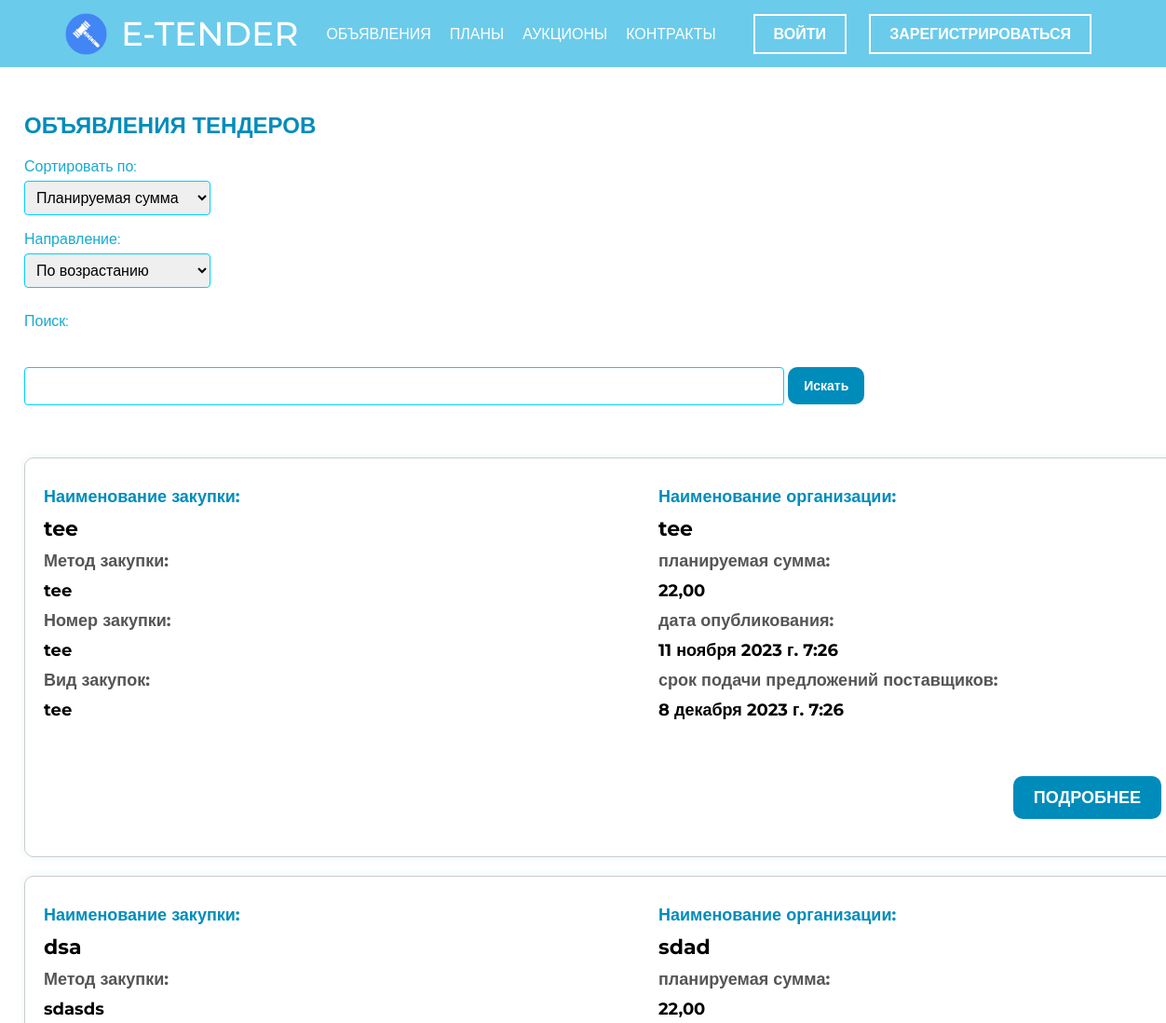
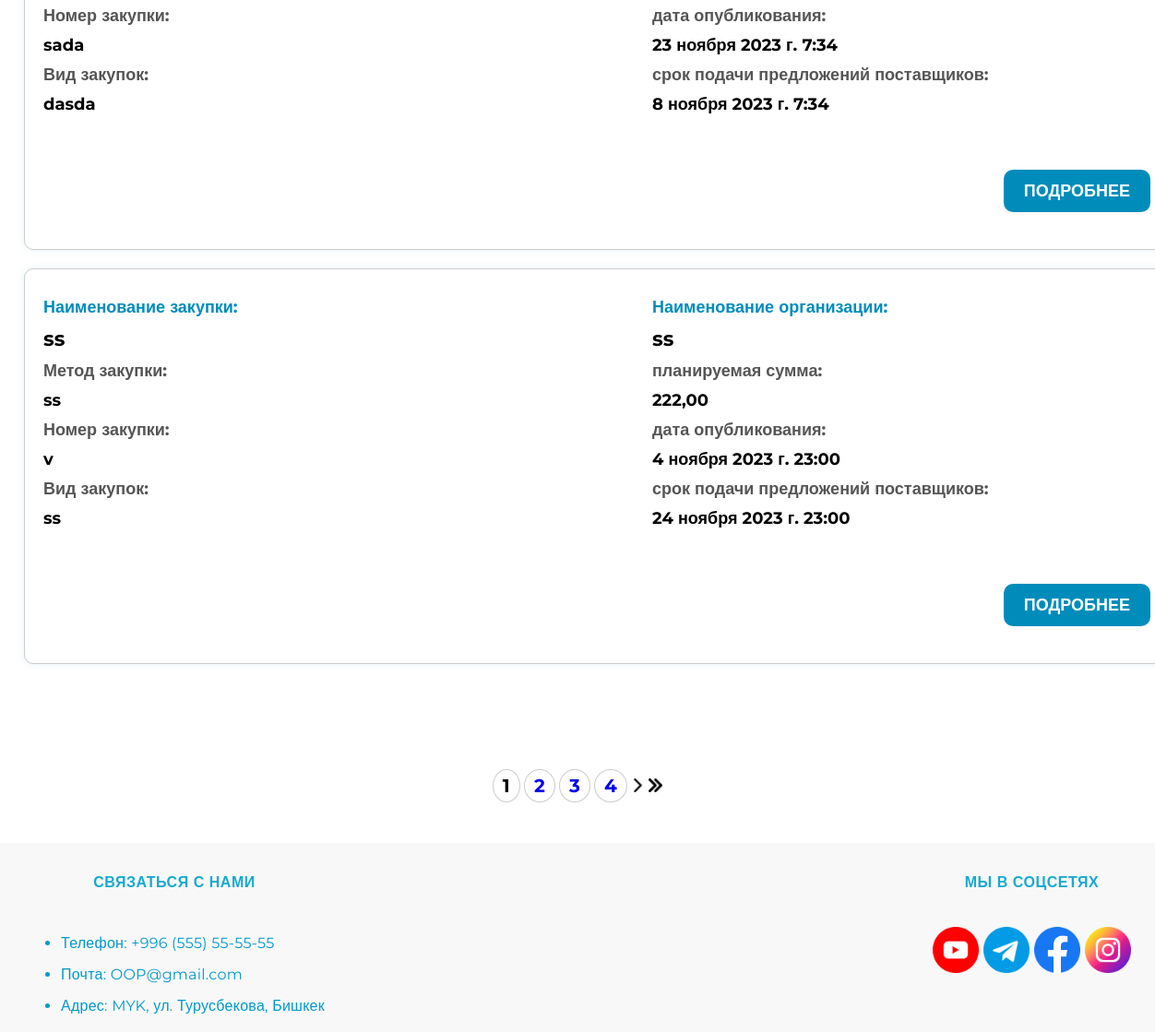
The page /ads/ on the database as committed earlier (2 pictures, top to bottom).
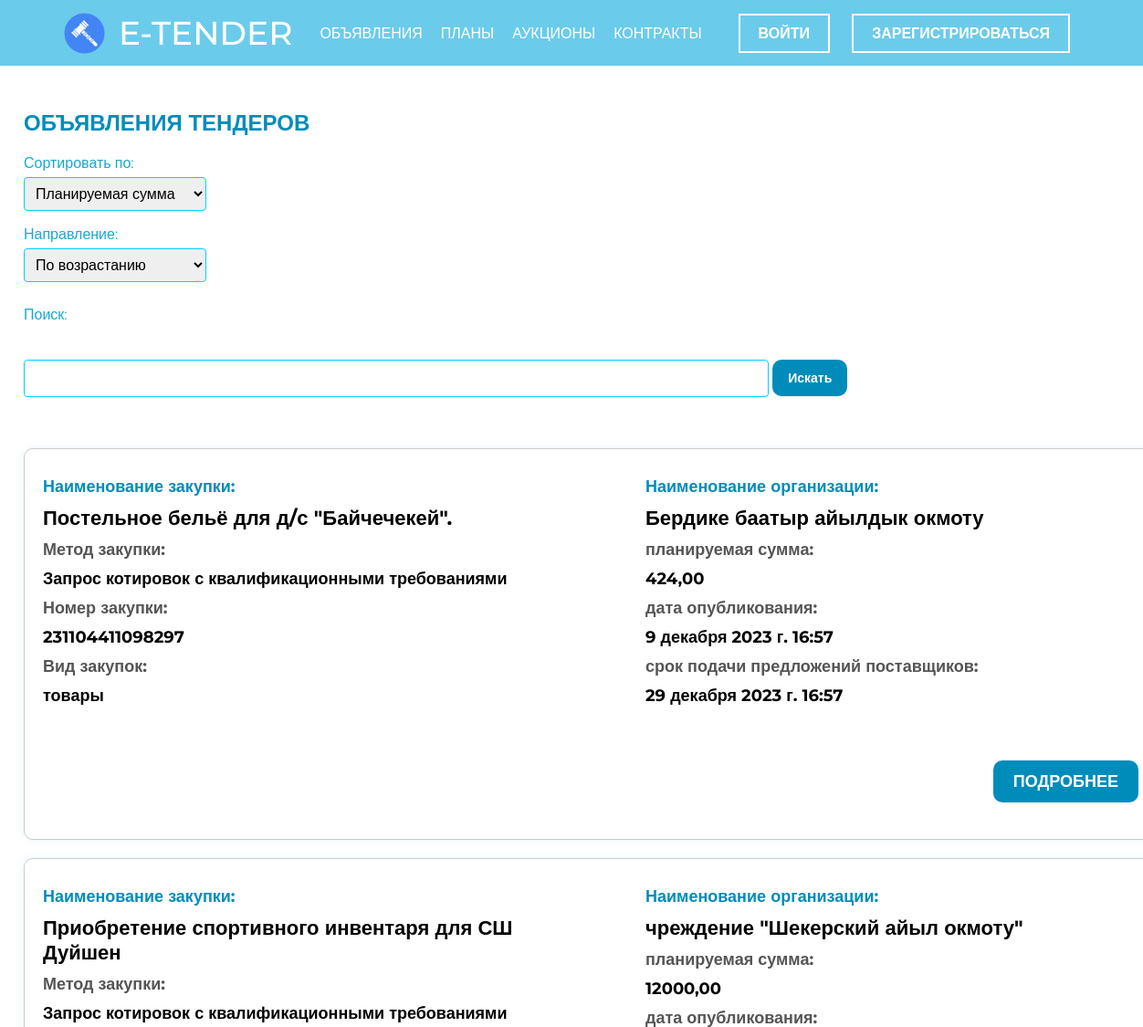
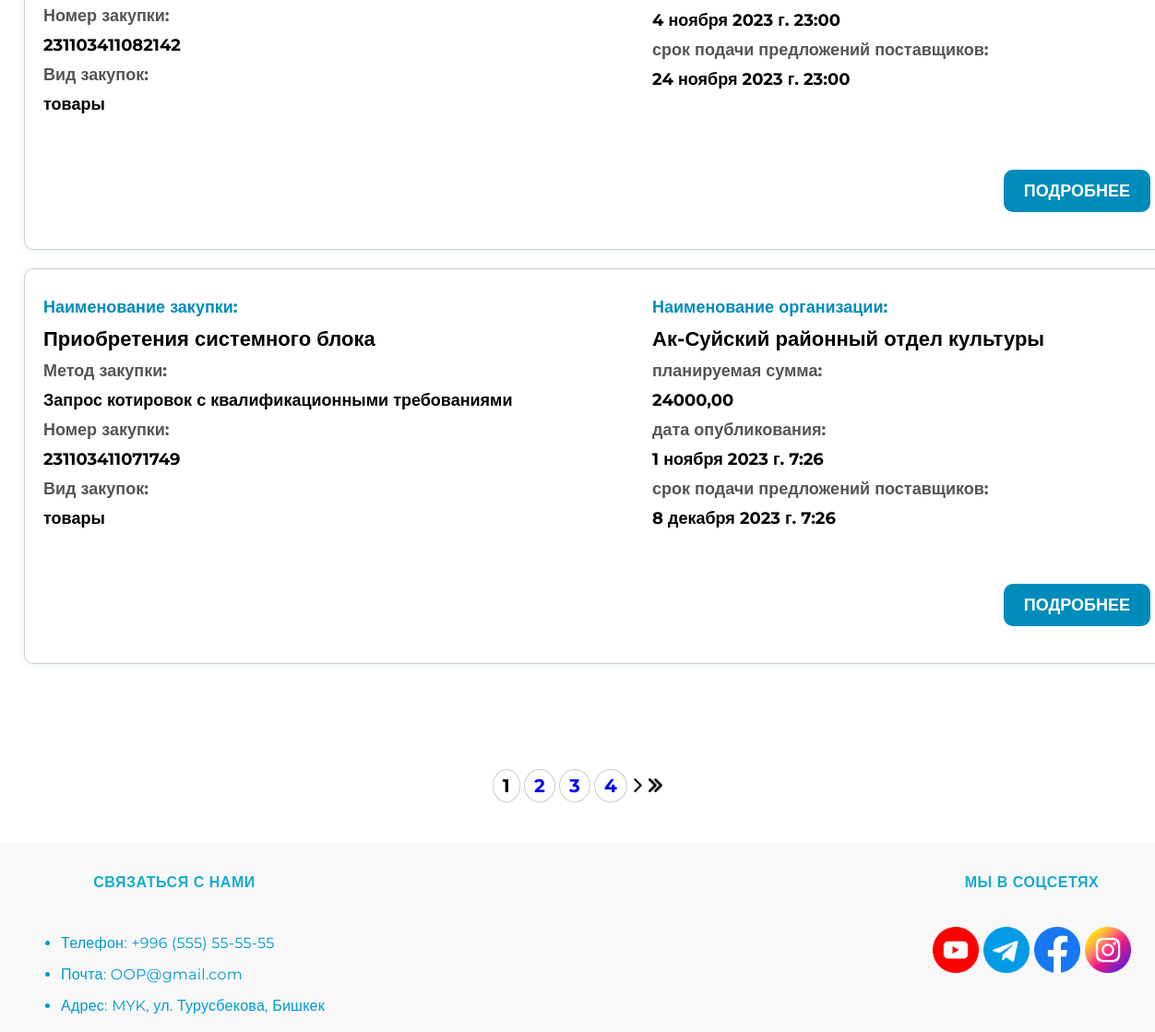
The same page on the database as committed later (2 pictures, top to bottom).
### etender/models.py (models this page shows, shortened)
class Tender(models.Model):
    user = models.ForeignKey(User, on_delete=models.CASCADE, null=True, blank=True)
    purchase_name = models.CharField(max_length=100, verbose_name='Наименование закупки')
    purchase_method = models.CharField(max_length=100, verbose_name='Метод закупки')
    purchase_number = models.CharField(max_length=100, verbose_name='Номер закупки')
    purchase_type = models.CharField(max_length=100, verbose_name='Вид закупок')
    organization_name = models.CharField(max_length=100, verbose_name='Наименование организации')
    planned_amount = models.DecimalField(max_digits=10, decimal_places=2, verbose_name='Планируемая сумма')
    publication_date = models.DateTimeField(verbose_name='Дата опубликования')
    proposal_deadline = models.DateTimeField(verbose_name='Срок подачи предложений поставщиков')

### etender/views.py (the view)
# urls.py: path('ads/',ads,name='ads'),
def ads(request):
    search_query = request.GET.get('q')
    sort_by = request.GET.get('sort_by')
    sort_direction = request.GET.get('sort_direction', 'asc')
    items_per_page = request.GET.get('items_per_page', 3)
    tenders = Tender.objects.annotate(
        sorted_planned_amount=F('planned_amount')
    )
    if search_query:
        tenders = tenders.filter(
            Q(purchase_name__icontains=search_query) |
            Q(purchase_method__icontains=search_query) |
            Q(organization_name__icontains=search_query)
        )
    if sort_direction == 'desc':
        sort_by = f'-{sort_by}' if sort_by else '-planned_amount'
    else:
        sort_by = sort_by if sort_by else 'planned_amount'
    tenders = tenders.order_by(sort_by)
    paginator = Paginator(tenders, items_per_page)
    page_number = request.GET.get('page')
    page_obj = paginator.get_page(page_number)
    if request.method == 'POST':
        form = TenderForm(request.POST)
        if form.is_valid():
            Tender.objects.create(**form.cleaned_data)
            return redirect('ads')
    else:
        form = TenderForm()
    if request.headers.get('x-requested-with') == 'XMLHttpRequest':
        tender_list_html = render_to_string('etender/html/tender_list.html', {'tenders': page_obj})
        return JsonResponse({'tender_list_html': tender_list_html})
    context = {
        'navigation_links': navigation_links,
        'registration_links': registration_links,
        'tenders': page_obj,
        'form': form,
        'search_query': search_query
    }
    return render(request, 'etender/html/ads.html', context)

### etender/forms.py
class TenderForm(forms.Form):
    purchase_name = forms.CharField(label='Наименование закупки', max_length=100)
    purchase_method = forms.CharField(label='Метод закупки', max_length=100)
    purchase_number = forms.CharField(label='Номер закупки', max_length=100)
    purchase_type = forms.CharField(label='Вид закупок', max_length=100)
    organization_name = forms.CharField(label='Наименование организации', max_length=100)
    planned_amount = forms.DecimalField(label='Планируемая сумма', max_digits=10, decimal_places=2)
    publication_date = forms.DateTimeField(label='Дата опубликования', widget=forms.TextInput(attrs={'type': 'datetime-local'}))
    proposal_deadline = forms.DateTimeField(label='Срок подачи предложений поставщиков', widget=forms.TextInput(attrs={'type': 'datetime-local'}))

### etender/templates/etender/html/ads.html (shortened to what this page needs)
{% load static %}
{% include 'etender/html/header.html' %}
<link rel="stylesheet" type="text/css" href="{% static 'etender/css/ads.css' %}">
<div class="container">
    <section class="ads-section">
        <h2>Объявления тендеров</h2>
        <div class="sort-options">
    <form method="get" id="filter_form">
        <label for="sort_by">Сортировать по:</label><br>
        <select id="sort_by" name="sort_by">
            <option value="planned_amount">Планируемая сумма</option>
        </select>
        <br><label for="sort_direction">Направление:</label><br>
        <select id="sort_direction" name="sort_direction">
            <option value="asc">По возрастанию</option>
        </select>
        <label for="search_input" class="custom-label">Поиск:</label>
        <input type="text" id="search_input" name="q" class="custom-input">
        <button type="submit"  >Искать</button>
    </form>
</div>
        <div class="tender-list">
            {% for tender in tenders %}
            <div class="tender">
                <div class="tender-info">
                    <div class="left-block">
                        <h3>Наименование закупки:</h3>
                        <h4>{{ tender.purchase_name }}</h4>
                        <p class="tender-info-item">Метод закупки:</p>
                        <h6>{{ tender.purchase_method }}</h6>
                        <p class="tender-info-item">Номер закупки:</p>
                        <h6>{{ tender.purchase_number }}</h6>
                        <p class="tender-info-item">Вид закупок:</p>
                        <h6>{{ tender.purchase_type }}</h6>
                    </div>
                    <div class="right-block">
                        <h3>Наименование организации: </h3>
                        <h4>{{ tender.organization_name }}</h4>
                        <p class="tender-info-item">планируемая сумма:</p>
                        <h6>{{ tender.planned_amount }}</h6>
                        <p class="tender-info-item">дата опубликования:</p>
                        <h6>{{ tender.publication_date }}</h6>
                        <p class="tender-info-item">срок подачи предложений поставщиков:</p>
                        <h6>{{ tender.proposal_deadline }}</h6>
                    </div>
                </div>
                <div class="ads-btn">
                    <a href="{% url 'tender_detail' tender.id %}" >Подробнее</a>
                </div>
            </div>
            {% endfor %}
        </div>
    </section>
<section class="pagi" >
<div class="pagination" >
    {% for num in tenders.paginator.page_range %}
        {% if num == tenders.number %}
            <span class="current-pager" style="font-size:20px;font-weight: bold;border: 1px solid #ccc;border-radius:50%;padding:5px 10px">{{ num }}</span>
        {% else %}
            <a href="?page={{ num }}" style="font-size:20px;font-weight: bold;border: 1px solid #ccc;border-radius:50%;padding:5px 10px">{{ num }}</a>
        {% endif %}
    {% endfor %}
    {% if tenders.has_next %}
        <a href="?page={{ tenders.next_page_number }}"><img src="{% static 'etender/img/right.png' %}" alt="Next Page"></a>
        <a href="?page={{ tenders.paginator.num_pages }}"><img src="{% static 'etender/img/point-right.png' %}" alt="Last Page"></a>
    {% endif %}
</div>
</section>
</div>
{% include 'etender/html/footer.html' %}

### etender/templates/etender/html/header.html (shortened to what this page needs)
{% load static %}
<!DOCTYPE html>
<html lang="ru">
<head>
    <link rel="stylesheet" href="{% static 'etender/css/style.css' %}">
</head>
<body>
<div class="header">
    <div class="container">
        <div class="header-line">
            <div class="header-logo">
                <img src="{% static 'etender/img/logo.png' %}" draggable="false" alt="logo">
                <a href="{% url 'home' %}">E-Tender</a>
            </div>
            <div class="nav">
                {% for link in navigation_links %}
                    <a href="{% url link.url %}">{{ link.title }}</a>
                {% endfor %}
            </div>
            <div class="nav-reg">
                {% if user.is_authenticated %}
                    <a href="{% url 'personal' %}" class="pers" >Личный кабинет</a>
                    <a href="{% url 'logout' %}">Выйти</a>
                {% else %}
                    <a href="{% url 'login' %}">Войти</a>
                    <a href="{% url 'registration' %}">Зарегистрироваться</a>
                {% endif %}
            </div>
        </div>
    </div>
</div>

### etender/templates/etender/html/footer.html
{% load static %}
<div class="footer">
    <div class="container">
        <div class="footer__content">
            <div class="footer__inner">
                <div class="footer__info">
                    <div class="footer__title">
                        Связаться с нами
                    </div>
                    <ul class="footer__list">
                        <li class="footer__adress">Телефон: +996 (555) 55-55-55</li>
                        <li class="footer__adress">Почта: OOP@gmail.com</li>
                        <li class="footer__adress">Адрес: MYK, ул. Турусбекова, Бишкек</li>
                    </ul>
                </div>
                <div class="footer__title">
                    Мы в соцсетях
                    <div class="footer__block" id="doo">
                        <div class="social">
                            <a href="#" class="social__item">
                                <img src="{% static 'etender/img/you.png' %}">
                            </a>
                            <a href="#" class="social__item">
                                <img src="{% static 'etender/img/telegram.png' %}">
                            </a>
                            <a href="#" class="social__item">
                                <img src="{% static 'etender/img/face.png' %}">
                            </a>
                            <a href="#" class="social__item">
                                <img src="{% static 'etender/img/inst.png' %}">
                            </a>
                        </div>
                    </div>
                </div>
            </div>
        </div>
    </div>
</div>
</body>
</html>

### etender/static/etender/css/style.css (style rules this page uses)
body { margin: 0; font-family: 'Montserrat', sans-serif; }
a { text-decoration: none; text-transform: uppercase; }
.container { margin: 0 auto; max-width: 1200px; }
h2 { color:#008cbb; text-transform: uppercase; }
.header { height: 4vh; background-color: rgba(91, 198, 233, 0.9); margin: 0 auto; position: fixed; width: 100%; z-index: 1000; top: 0; display: flex; justify-content: space-between; align-items: center; padding: 20px 0; }
.header-line { display: flex; align-items: center; }
.header-logo { display: flex; align-items: center; }
.header-logo img { max-width: 100%; height: 45px; width: 45px; user-select: none; margin-right: 15px; }
.header-logo a { font-size: 36px; font-weight: 500; color: white; display: inline-block; margin: 0; }
.nav { margin: 0px 20px; display: flex; }
.nav a { margin: 0 10px; color: white; transition: 0.3s; }
.nav-reg a { color: white; margin: 0 10px; border: 2px solid white; padding: 10px 20px; font-weight: 600; transition: 0.5s; }
.footer { padding-top: 25px; background-color: #f8f8f8; text-align: center; }
.footer__inner { display: flex; justify-content: space-between; }
.footer__title { margin-bottom: 10px; font-weight: 700; font-size: 16px; color: #16aacf; line-height: 36px; letter-spacing: 0.5px; text-transform: uppercase; }
.footer__list { padding-top: 10px; }
.footer__list li { margin-top: 10px; }
.footer__list { font-size: 16px; line-height: 24px; letter-spacing: 0.25px; color: #09c; font-weight: 400; position: relative; }
.footer__list li { margin-top: 10px; text-align: left; }
.footer__block { margin-top: 20px; }
.social__item img { margin-top: 10px; max-width: 50px; height: auto; }

### etender/static/etender/css/ads.css (style rules this page uses)
.ads-section { margin: 10% 0; }
.tender h4 { font-size: 22px; margin: 10px 0; }
.tender h6 { font-size:18px; margin:10px 0; }
.tender { margin-bottom: 20px; width: 100%; border: 1px solid #ccc; border-radius: 10px; padding: 20px; background-color: #fff; box-shadow: 0px 0px 10px rgba(0, 140, 187, 0.1); }
.tender-info { display: flex; justify-content: space-between; }
.left-block, .right-block { width: 45%; }
.tender-info-item { font-size: 16px; color: #555; margin: 5px 0; }
.left-block h3, .right-block h3 { font-size: 24px; }
.tender-info-item { font-size: 18px; font-weight: bold; margin: 0; }
.tender h3 { color: #008cbb; font-size: 18px; margin: 10px 0; }
.tender p { font-size: 18px; margin-top: 10px; margin-bottom: 10px; }
.ads-btn { text-align: right; margin:20px 0px; }
.pagination a img { width: 15px; height: 15px; }
.pagi { text-align:center; padding:0 0 50px 0; }
.ads-btn a { background-color: #008cbb; display: inline-block; font-size: 18px; color: white; margin: 30px auto 0px; border: 2px solid #008cbb; padding: 10px 20px; font-weight: 600; transition: 0.5s; border-radius: 10px; }
.sort-options { margin:0 0 50px 0 }
.sort-options label { color: #16aacf; }
.sort-options select { width: 200px; padding: 8px; border: 1px solid #00cfff; border-radius: 4px; box-sizing: border-box; margin-top: 6px; margin-bottom: 16px; resize: vertical; font-size: 16px; }
.sort-options button { background-color: #008cbb; display: inline-block; font-size: 14px; color: white; margin: 30px auto 0px; border: 2px solid #008cbb; padding: 10px 15px; font-weight: 600; transition: 0.5s; border-radius: 10px; }
.custom-label { color: #16aacf; margin: 10px 0; display: block; }
.custom-input { width: calc(70% - 24px); padding: 12px; border: 1px solid #00cfff; border-radius: 4px; box-sizing: border-box; margin-top: 6px; margin-bottom: 6px; }
.custom-input::placeholder { color: #e28a4e; }

Rows that differ between the two databases and show on the page:
no longer on this page (row edited): Tender: purchase_name "dsa", purchase_method "sdasds", purchase_number "sada", purchase_type "dasda", organization_name "sdad", planned_amount "22,00", publication_date "23 ноября 2023 г. 7:34", proposal_deadline "8 ноября 2023 г. 7:34"
now on this page (row edited): Tender: purchase_name "Постельное бельё для д/с \"Байчечекей\".", purchase_method "Запрос котировок с квалификационными требованиями", purchase_number "231104411098297", purchase_type "товары", organization_name "Бердике баатыр айылдык окмоту", planned_amount "424,00", publication_date "9 декабря 2023 г. 16:57", proposal_deadline "29 декабря 2023 г. 16:57"
changed Tender: purchase_name "ss" → "Приобретение спортивного инвентаря для СШ Дуйшен"; purchase_method "ss" → "Запрос котировок с квалификационными требованиями"; purchase_number "v" → "231103411082142"; purchase_type "ss" → "товары"; organization_name "ss" → "чреждение \"Шекерский айыл окмоту\""; planned_amount "222,00" → "12000,00"; moves up the list
changed Tender: purchase_name "tee" → "Приобретения системного блока"; purchase_method "tee" → "Запрос котировок с квалификационными требованиями"; purchase_number "tee" → "231103411071749"; purchase_type "tee" → "товары"; organization_name "tee" → "Ак-Суйский районный отдел культуры"; planned_amount "22,00" → "24000,00"; publication_date "11 ноября 2023 г. 7:26" → "1 ноября 2023 г. 7:26"
